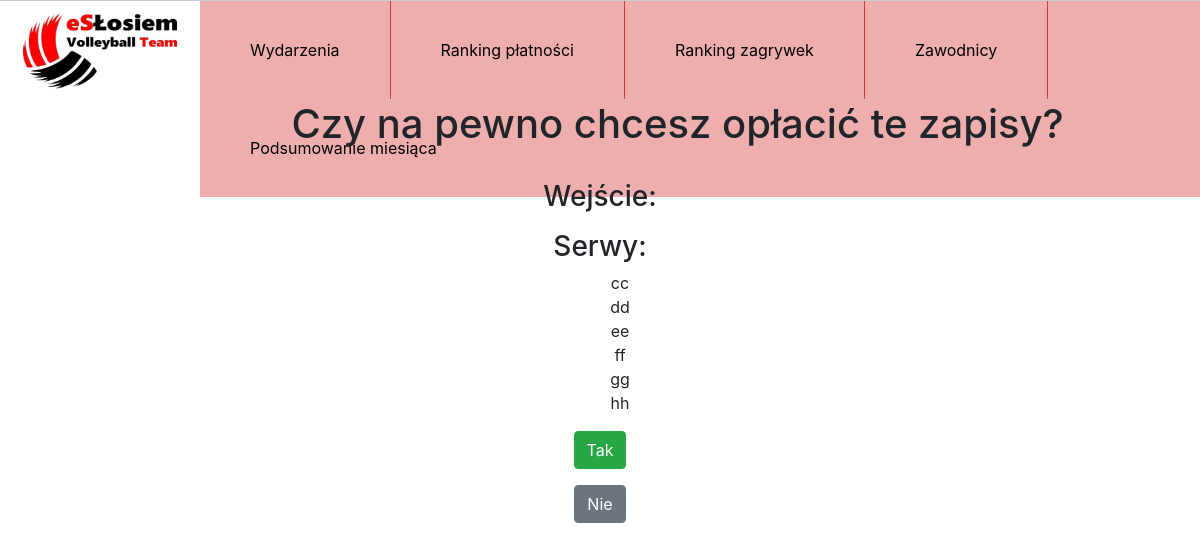
/event/12/pay_0 (signed in), run on the app's committed database.
### zapisy/models.py (models this page shows, shortened)
class Entry(models.Model):
    event = models.ForeignKey("Event", on_delete=models.CASCADE)
    player = models.ForeignKey("Player", on_delete=models.CASCADE)
    created_at = models.DateTimeField(auto_now_add=True, editable=True)
    reserve = models.BooleanField(default=False)
    multisport = models.BooleanField(default=False)
    serves = models.IntegerField(default=0)
    paid = models.BooleanField(default=False)
    serves_paid = models.BooleanField(default=False)
    resign = models.BooleanField(default=False)
    def count_entry_fee(self):
        if not self.paid:
            if self.multisport:
                return self.event.price_multisport
            else:
                return self.event.price
        else:
            return 0
    def count_serves_fee(self):
        if not self.serves_paid:
            return self.serves * 2
        else:
            return 0

class Player(models.Model):
    name = models.CharField(max_length=64)
    multisport_number = models.CharField(max_length=8, null=True, blank=True)
    def __str__(self):
        return self.name

### zapisy/views.py (the view, shortened to what this page needs)
# urls.py: path('event/<int:pk>/pay_0', views.EventPay0ConfirmView.as_view(), name='pay_zeros'),
class EventPay0ConfirmView(TemplateView):
    template_name = 'zapisy/pay_from_excess_confirm.html'
    def get_context_data(self, **kwargs):
        context = super().get_context_data(**kwargs)
        event = Event.objects.get(id=self.kwargs['pk'])
        context['event'] = event
        all_event_entries = Entry.objects.filter(event=event, reserve=False)
        all_unpaid = all_event_entries.filter(Q(paid=False) | Q(serves_paid=False))
        all_unpaid_fee = [entry for entry in all_unpaid if entry.count_entry_fee() == 0 and entry.paid == False]
        all_unpaid_serves = [entry for entry in all_unpaid if entry.count_serves_fee() == 0 and entry.serves_paid == False]
        context['all_unpaid_fee'] = all_unpaid_fee
        context['all_unpaid_serves'] = all_unpaid_serves
        return context

### templates/zapisy/pay_from_excess_confirm.html (shortened to what this page needs)
{% extends "zapisy/base.html" %}
{% load filters %}
  {% block content %}
    {% if user.is_authenticated %}
      <form method="post">
        <h1>Czy na pewno chcesz opłacić te zapisy?</h1>
        <br>
        {% if all_unpaid_to_pay %}
        <h3>Do zapłaty:</h3>
          <ul>
            {% for entry in all_unpaid_to_pay %}
              <li>{{entry.player}}: {{entry|entry_count_fee}}</li> <br>
            {% endfor %}
          </ul>
        {% else %}
          <h3>Wejście:</h3>
          <h3>Serwy:</h3>
            <ul>
              {% for entry in all_unpaid_serves %}
                <li>{{entry.player}}</li> <br>
              {% endfor %}
            </ul>
        {% endif %}
        <input class="btn btn-success" type="submit" value="Tak">
      </form>
      <a href="{% url 'event' event.id %}">
        <button class="btn btn-secondary" type="button">Nie</button>
      </a>
    {% endif %}
  {% endblock %}

### static/zapisy/css/style.css (style rules this page uses)
body { margin: 0; padding: 0; }
li { display: inline; }

### data on the page
Entry: player "cc"
Entry: player "dd"
Entry: player "ee"
Entry: player "ff"
Entry: player "gg"
Entry: player "hh"
